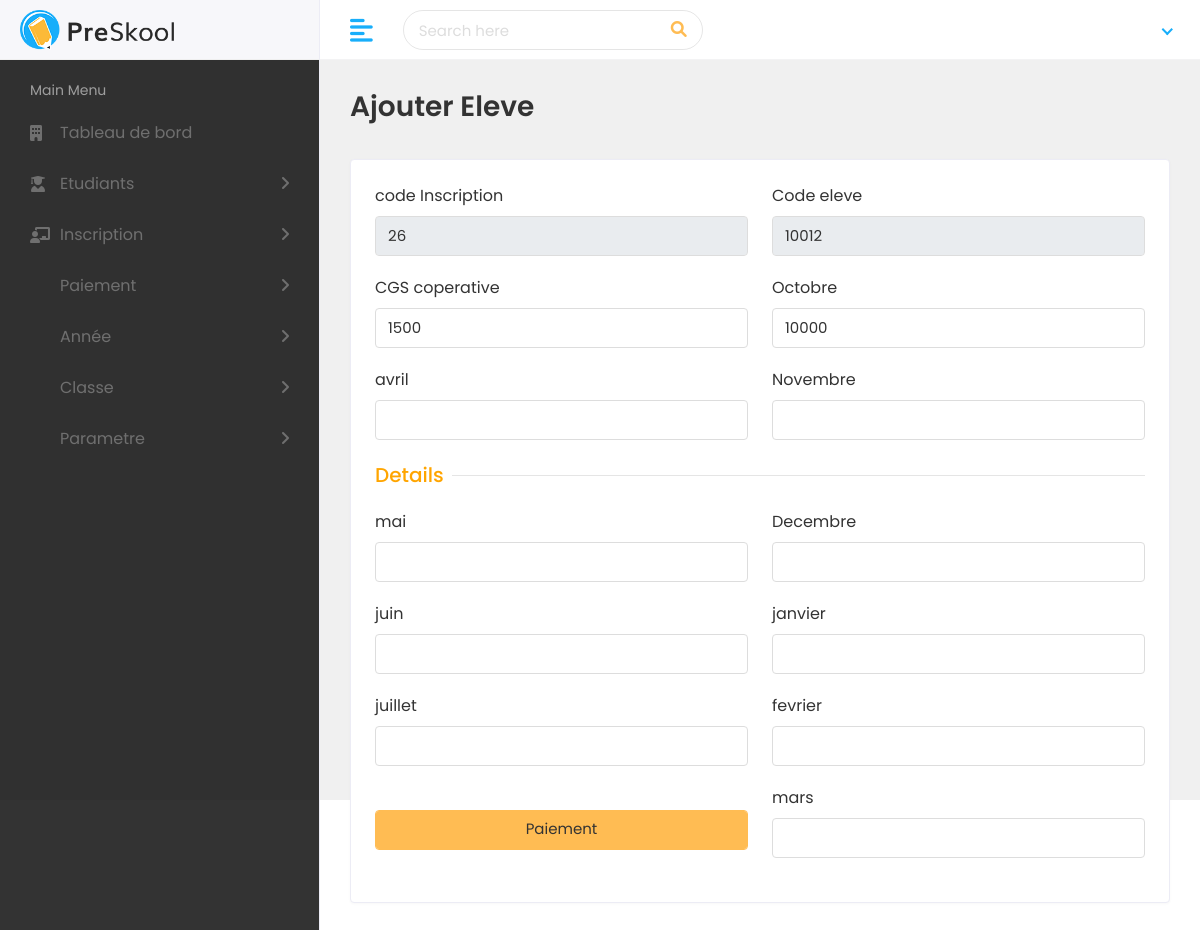
The app's page /pages/editerPaiement.php?id_paiement=12 (signed in) with its own data.
### tables this page shows
CREATE TABLE `paiement` (
  `id_paiement` int(11) NOT NULL,
  `octobre` varchar(45) DEFAULT '0',
  `novembre` varchar(45) DEFAULT '0',
  `decembre` varchar(45) DEFAULT '0',
  `janvier` varchar(45) DEFAULT '0',
  `fevrier` varchar(45) DEFAULT '0',
  `mars` varchar(45) DEFAULT '0',
  `avril` varchar(45) DEFAULT '0',
  `mai` varchar(45) DEFAULT '0',
  `juin` varchar(45) DEFAULT '0',
  `juillet` varchar(45) DEFAULT '0',
  `coperative_cgs` int(11) DEFAULT 0,
  `id_inscription` int(11) NOT NULL,
  `id_eleve` int(10) UNSIGNED NOT NULL,
  `date_enregister` datetime NOT NULL DEFAULT current_timestamp(),
  `id_user` int(11) NOT NULL
);

CREATE TABLE `inscription` (
  `id_inscription` int(11) NOT NULL,
  `frais_inscription` int(11) NOT NULL,
  `date_inscription` datetime DEFAULT NULL,
  `id_eleve` int(10) UNSIGNED NOT NULL,
  `id_annee_scolaire` int(11) NOT NULL,
  `id_classe` int(11) NOT NULL,
  `id_user` int(11) UNSIGNED NOT NULL
);

CREATE TABLE `eleve` (
  `id_eleve` int(10) UNSIGNED NOT NULL,
  `nom` varchar(45) DEFAULT NULL,
  `prenom` varchar(45) DEFAULT NULL,
  `telephone` varchar(45) DEFAULT NULL,
  `adresse` varchar(100) NOT NULL,
  `np_mere` varchar(45) DEFAULT NULL,
  `np_pere` varchar(45) DEFAULT NULL,
  `tel_parent` varchar(45) NOT NULL,
  `lieuxtravailPere` varchar(45) DEFAULT NULL,
  `lieuxtravailMere` varchar(45) DEFAULT NULL,
  `date_nais` date NOT NULL,
  `sex` varchar(45) DEFAULT NULL,
  `date_enregister` datetime NOT NULL DEFAULT current_timestamp(),
  `id_user` int(11) NOT NULL
);

### pages/editerPaiement.php (the view, shortened to what this page needs)
<?php
require '../includes/head.php';
$id_paiement = $_GET['id_paiement'];
require '../codePHP/modifierPaiement.php';
$encian = $pdo->prepare("
SELECT
id_paiement,
octobre,
novembre,
decembre,
janvier,
fevrier,
mars,
avril,
mai,
juin,
juillet,
coperative_cgs,
inscription.id_inscription,
inscription.frais_inscription,
eleve.id_eleve,
eleve.nom,
eleve.prenom,
classe.id_classe,
classe.nomClasse,
annee_scolaire.id_annee_scolaire,
annee_scolaire.nom_annee
FROM paiement
INNER JOIN inscription ON inscription.id_inscription = paiement.id_inscription
INNER JOIN eleve ON eleve.id_eleve = paiement.id_eleve
INNER JOIN classe ON classe.id_classe = inscription.id_classe
INNER JOIN annee_scolaire ON annee_scolaire.id_annee_scolaire = inscription.id_annee_scolaire
WHERE id_paiement = ?
");
$encian->execute(array($id_paiement));
?>
<div class="header">
<div class="header-left">
<a href="../" class="logo">
<img src="../assresultat/img/logo.png" alt="Logo">
</a>
</div>
<a href="javascript:void(0);" id="toggle_btn">
<i class="fas fa-align-left"></i>
</a>
<div class="top-nav-search">
<form>
<input type="text" class="form-control" placeholder="Search here">
<button class="btn" type="submit"><i class="fas fa-search"></i></button>
</form>
</div>
<?php  require("../includes/sous.php"); ?>
</div>
<?php  require("../includes/nav.php"); ?>
<div class="page-wrapper">
<div class="content container-fluid">
<div class="page-header">
<div class="row align-items-center">
<div class="col">
<h3 class="page-title">Ajouter Eleve</h3>
</div>
</div>
</div>
<div class="row">
<div class="col-sm-12">
<div class="card">
<div class="card-body">
<form method="POST">
<?php foreach($encian as $resultat){ ?>
<div class="row">
<div class="col-12 col-sm-6">
<div class="form-group">
<label>code Inscription</label>
<input type="text" readonly value="<?php echo $resultat['id_inscription']; ?>" maxlength="30" minlength="2" name="id_inscription" required class="form-control">
</div>
</div>
<div class="col-12 col-sm-6">
<div class="form-group">
<label>Code eleve</label>
<input type="text" readonly value="<?php echo $resultat['id_eleve']; ?>" name="id_eleve" maxlength="40" minlength="2" required class="form-control">
</div>
</div>
<div class="col-12 col-sm-6">
<div class="form-group">
<label>CGS coperative</label>
<input type="number" maxlength="4"  name="coperative_cgs"  value="<?php echo $resultat['coperative_cgs']; ?>" required class="form-control">
</div>
</div>
<div class="col-12 col-sm-6">
<div class="form-group">
<label>Octobre</label>
<input type="text" minlength="2" maxlength="30"  name="octobre" value="<?php echo $resultat['octobre']; ?>"  class="form-control">
</div>
</div>
<div class="col-12 col-sm-6">
 <div class="form-group">
<label>avril</label>
<input type="number" name="avril" value="<?php echo $resultat['avril']; ?>"  class="form-control">
</div>
</div>
<div class="col-12 col-sm-6">
 <div class="form-group">
<label>Novembre</label>
<input type="number" name="novembre" value="<?php echo $resultat['novembre']; ?>"  class="form-control">
</div>
</div>
<div class="col-12">
<h5 class="form-title" style="color:orange;"><span >Details</span></h5>
</div>
<div class="col-12 col-sm-6">
<div class="form-group">
<label>mai</label>
<input type="number" maxlength="35" minlength="2" value="<?php echo $resultat['mai']; ?>" name="mai"   class="form-control">
</div>
</div>
<div class="col-12 col-sm-6">
<div class="form-group">
<label>Decembre</label>
<input type="number" maxlength="35" minlength="2" value="<?php echo $resultat['decembre']; ?>" name="decembre"  class="form-control">
</div>
</div>
<div class="col-12 col-sm-6">
<div class="form-group">
<label>juin</label>
<input type="number" name="juin" value="<?php echo $resultat['juin']; ?>"  class="form-control">
</div>
</div>
<div class="col-12 col-sm-6">
<div class="form-group">
<label>janvier</label>
<input class="form-control" value="<?php echo $resultat['janvier']; ?>"  name="janvier" type="number">
</div>
</div>
<div class="col-12 col-sm-6">
<div class="form-group">
<label>juillet</label>
<input class="form-control" value="<?php echo $resultat['juillet']; ?>"  name="juillet" type="number">
</div>
</div>
<div class="col-12 col-sm-6">
<div class="form-group">
<label>fevrier</label>
<input class="form-control" value="<?php echo $resultat['fevrier']; ?>"  name="fevrier" type="number">
</div>
</div>
<div class="col-12 col-sm-6">
<div class="form-group">
<input class="form-control btn btn-primary" name="update" type="submit" value="Paiement">
</div>
</div>
<div class="col-12 col-sm-6">
<div class="form-group">
<label>mars</label>
<input class="form-control" value="<?php echo $resultat['mars']; ?>"  name="mars" type="number">
</div>
</div>
</div>
<?php } ?>
</form>
</div>
</div>
</div>
</div>
</div>
</div>
</div>
</body>
</html>

### assets/css/style.css (style rules this page uses)
html { height: 100%; }
body { background-color: #fff; color: #333; font-family: 'Poppins', sans-serif; font-size: 1rem; height: 100%; line-height: 1.5; overflow-x: hidden; }
h1, h2, h3, h4, h5, h6 { font-family: 'Poppins', sans-serif; margin-top: 0; }
.form-control { border: 1px solid #ddd; box-shadow: none; color: #333; font-size: 15px; height: 40px; }
a { color: #009ce7; text-decoration: none; }
input, button, a { transition: all 0.4s ease; -moz-transition: all 0.4s ease; -o-transition: all 0.4s ease; -ms-transition: all 0.4s ease; -webkit-transition: all 0.4s ease; }
input, input:focus, button, button:focus { outline: none; }
input[type=text], input[type=password] { -webkit-appearance: none; -moz-appearance: none; appearance: none; }
.form-group { margin-bottom: 1.25rem; }
label { display: inline-block; margin-bottom: 0.5rem; }
.btn-primary { background-color: #FFBC53; border: 1px solid #FFBC53; }
.card { border: 1px solid #ececf5; box-shadow: 0 1px 3px 0 rgba(0, 0, 0, 0.03); margin-bottom: 1.875rem; }
.card-body { padding: 1.5rem; }
.header { background-color: #fff; border-bottom: 1px solid #f3f3f4; left: 0; position: fixed; right: 0; top: 0; z-index: 1001; height: 60px; }
.header .header-left { float: left; height: 60px; padding: 0 20px; position: relative; width: 320px; z-index: 1; transition: all 0.2s ease-in-out; background-color: #f7f7fa; border-bottom: 1px solid #efefef; border-right: 1px solid #ececf5; display: flex; align-items: center; }
.header .header-left .logo { display: inline-block; line-height: 60px; }
.header .header-left .logo img { max-height: 40px; width: auto; }
.top-nav-search { float: left; margin-left: 15px; }
.top-nav-search form { margin-top: 10px; position: relative; width: 300px; }
.top-nav-search .form-control { background-color: transparent; border-color: rgba(0, 0, 0, 0.1); border-radius: 50px; color: #6c757d; height: 40px; padding: 10px 50px 10px 15px; }
.top-nav-search .btn { background-color: transparent; border-color: transparent; color: #ffbc53; min-height: 40px; padding: 7px 15px; position: absolute; right: 0; top: 0; }
.top-nav-search .form-control::placeholder { color: #ddd; }
.page-wrapper { margin-left: 320px; padding-top: 60px; position: relative; transition: all 0.4s ease; }
.page-wrapper > .content { padding: 1.875rem 1.875rem 0; }
.page-header { margin-bottom: 1.875rem; }
.page-title { font-size: 28px; font-weight: 600; color: #333; margin-bottom: 5px; }
.form-title { width: 100%; max-width: 100%; padding: 0; font-size: 1.25rem; font-weight: 500; line-height: inherit; color: #333; white-space: normal; position: relative; display: block; margin-bottom: 20px; }
.form-title:before { content: ""; position: absolute; left: 0px; right: 0px; height: 1px; top: 50%; background-color: rgba(0, 0, 0, 0.1); }
.form-title span { padding: 0px 0.5rem 0 0; background-color: #fff; display: inline-block; z-index: 2; position: relative; }
@media (min-width: 992px) { #toggle_btn { align-items: center; color: #18aefa; display: inline-flex; float: left; font-size: 26px; height: 60px; justify-content: center; margin-left: 15px; padding: 0 15px; } }

### includes/nav.php (style rules this page uses)
a { color: red; }

### records on screen
paiement: id_inscription "26", id_eleve "10012", coperative_cgs "1500", octobre "10000"
